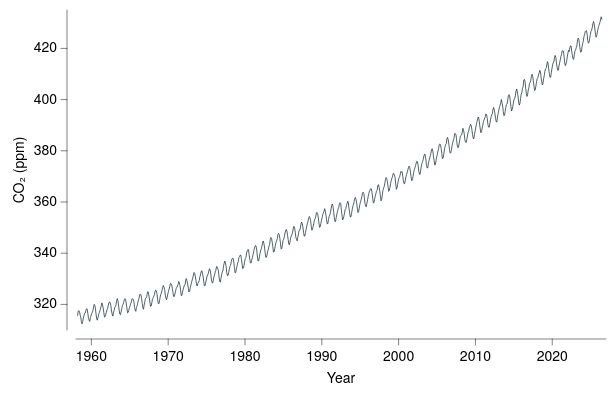

Vega-Lite specification stored for this chart:
### Vega-Lite specification from a JSON file in a GitHub repository (floating-point values rounded to 4 significant figures; data arrays with more than 128 entries replaced by an {"elided": "..."} marker saying what was removed)
{"background": null, "config": {"arc": {"fill": "#DBDBDB", "fillOpacity": 1.0, "innerRadius": 40.0, "padAngle": 0.03, "stroke": "black", "strokeOpacity": 1, "strokeWidth": 0.25}, "area": {"fill": "#DBDBDB", "fillOpacity": 1.0, "stroke": "black", "strokeOpacity": 1, "strokeWidth": 0.25}, "axis": {"domain": true, "domainCap": "round", "domainColor": "black", "domainWidth": 0.25, "grid": false, "gridCap": "round", "gridColor": "#F1F1F1", "gridDash": [0, 0], "gridOpacity": 1.0, "gridWidth": 0.25, "labelColor": "black", "labelFont": "Helvetica Neue, HelveticaNeue, Helvetica, Arial, sans-serif", "labelFontSize": 7, "labelFontStyle": "normal", "labelFontWeight": 400, "offset": 4.5, "ticks": true, "tickCap": "round", "tickColor": "black", "tickRound": false, "tickSize": 3, "tickWidth": 0.25, "titleColor": "black", "titleFont": "Helvetica Neue, HelveticaNeue, Helvetica, Arial, sans-serif", "titleFontSize": 7, "titleFontStyle": "normal", "titleFontWeight": 400}, "axisX": {"domain": true, "labelAlign": "center", "labelAngle": 0, "labels": true, "ticks": true, "translate": 0}, "axisY": {"domain": true, "labelAlign": "right", "labelAngle": 0, "labels": true, "ticks": true, "translate": 0}, "axisRight": {"domain": true, "labelAlign": "left", "labelAngle": 0, "labels": true, "ticks": true, "translate": 0}, "axisTop": {"domain": true, "labelAlign": "center", "labelAngle": 0, "labels": true, "ticks": true, "translate": 0}, "axisBand": {"tickOffset": 0}, "bar": {"fill": "#DBDBDB", "fillOpacity": 1.0, "stroke": "black", "strokeOpacity": 1, "strokeWidth": 0.25}, "boxplot": {"size": 14.4, "ticks": {"cornerRadius": 0.25, "fill": "black", "opacity": 1, "size": 7.2, "thickness": 0.25}, "box": {"fillOpacity": 1.0, "stroke": "black", "strokeOpacity": 1, "strokeWidth": 0.25}, "median": {"cornerRadius": 0, "fill": "black", "fillOpacity": 1.0, "opacity": 1, "size": 14.4, "thickness": 0.25}, "rule": {"fill": "black", "fillOpacity": 1.0, "size": 16.0, "stroke": "black", "strokeDash": [0, 0], "strokeOpacity": 1, "strokeWidth": 0.25}, "outliers": {"color": "black", "fill": "black", "fillOpacity": 1.0, "size": 0, "stroke": "black", "strokeOpacity": 1, "strokeWidth": 0.25}}, "circle": {"fill": "black", "fillOpacity": 1.0, "size": 2.0, "stroke": null, "strokeOpacity": 1, "strokeWidth": 0.25}, "errorband": {"band": {"fillOpacity": 0.6, "stroke": null, "strokeWidth": 0.25, "strokeOpacity": 1}, "borders": {"opacity": 0, "strokeOpacity": 0.25, "strokeWidth": 1}}, "errorbar": {"opacity": 1, "rule": {"strokeDash": [0, 0], "strokeWidth": 0.25}, "ticks": {"color": "black", "cornerRadius": 0.125, "opacity": 1, "size": 9.6, "thickness": 0.25}, "thickness": 0.25}, "font": "Helvetica Neue, HelveticaNeue, Helvetica, Arial, sans-serif", "geoshape": {"fill": "#DBDBDB", "fillOpacity": 1.0, "stroke": "black", "strokeOpacity": 1, "strokeWidth": 0.25}, "header": {"labelColor": "black", "labelFont": "Helvetica Neue, HelveticaNeue, Helvetica, Arial, sans-serif", "labelFontSize": 7, "labelFontStyle": "normal", "labelFontWeight": 400, "titleColor": "black", "titleFont": "Helvetica Neue, HelveticaNeue, Helvetica, Arial, sans-serif", "titleFontSize": 7, "titleFontStyle": "normal", "titleFontWeight": 400, "titlePadding": 0}, "legend": {"disable": false, "offset": 4.5, "titlePadding": 4, "labelOffset": 2, "gradientLabelOffset": 2, "gradientLength": 80.0, "gradientThickness": 8.0, "gradientOpacity": 1.0, "gradientStrokeColor": "black", "gradientStrokeWidth": 0.25, "labelColor": "black", "labelFont": "Helvetica Neue, HelveticaNeue, Helvetica, Arial, sans-serif", "labelFontSize": 7, "labelFontStyle": "normal", "labelFontWeight": 400, "strokeColor": "black", "strokeWidth": 0, "symbolSize": 42, "symbolStrokeColor": "black", "symbolStrokeWidth": 0.25, "titleColor": "black", "titleFont": "Helvetica Neue, HelveticaNeue, Helvetica, Arial, sans-serif", "titleFontSize": 7, "titleFontStyle": "normal", "titleFontWeight": 400}, "line": {"color": "black", "stroke": "black", "strokeCap": "round", "strokeDash": [0, 0], "strokeOpacity": 1, "strokeWidth": 0.375}, "point": {"filled": true, "fill": "#DBDBDB", "fillOpacity": 1.0, "size": 8.0, "stroke": "black", "strokeOpacity": 1, "strokeWidth": 0.25}, "range": {"category": ["#5CA7B1", "#CDDEF3", "#B7B3E4", "#B3DAB5", "#F5E1B3", "#3D727B", "#8AA8D2", "#867DAC", "#80A988", "#CBB17A", "#204148", "#59719A", "#584C77", "#507B5F", "#9D824D"], "diverging": {"scheme": ["#C35082", "#CE6D94", "#D989A7", "#E2A4BA", "#EABFCE", "#F1DBE2", "#F6F6F6", "#D7E0EB", "#B9CBE0", "#9BB6D5", "#7DA1C9", "#5F8CBD", "#4177B1"]}, "heatmap": {"scheme": ["#32022B", "#43044D", "#4C196E", "#4D338C", "#484DA6", "#3A68BB", "#1D83CA", "#1D9CCB", "#23B5C9", "#28CDC5", "#4DE0B4", "#91EE9F"]}, "ordinal": {"scheme": ["#F1F1F1", "#DBDBDB", "#C6C6C6", "#B2B2B2", "#9D9D9D", "#898989", "#767676", "#636363", "#515151", "#404040", "#2F2F2F", "#1F1F1F"]}, "ramp": {"scheme": ["#32022B", "#43044D", "#4C196E", "#4D338C", "#484DA6", "#3A68BB", "#1D83CA", "#1D9CCB", "#23B5C9", "#28CDC5", "#4DE0B4", "#91EE9F"]}}, "rule": {"color": "black", "stroke": "black", "strokeCap": "round", "strokeDash": [2, 2], "strokeOpacity": 1, "strokeWidth": 0.25}, "scale": {"bandPaddingInner": 0.1, "bandPaddingOuter": 0.1, "round": false}, "rect": {"fill": "#DBDBDB", "fillOpacity": 1.0, "stroke": "black", "strokeOpacity": 1, "strokeWidth": 0.25}, "square": {"fill": "#DBDBDB", "fillOpacity": 1.0, "size": 16.0, "stroke": "black", "strokeOpacity": 1, "strokeWidth": 0.25}, "text": {"color": "black", "font": "Helvetica Neue, HelveticaNeue, Helvetica, Arial, sans-serif", "fontSize": 7, "fontStyle": "normal", "fontWeight": 400}, "tick": {"color": "black", "cornerRadius": 0.125, "opacity": 1.0, "size": 14.4, "thickness": 0.25}, "title": {"anchor": "middle", "frame": "group", "color": "black", "font": "Helvetica Neue, HelveticaNeue, Helvetica, Arial, sans-serif", "fontSize": 7, "fontStyle": "normal", "fontWeight": 400, "subtitleColor": "black", "subtitleFont": "Helvetica Neue, HelveticaNeue, Helvetica, Arial, sans-serif", "subtitleFontSize": "Helvetica Neue, HelveticaNeue, Helvetica, Arial, sans-serif", "subtitleFontStyle": "normal", "subtitleFontWeight": 400}, "trail": {"color": "black", "opacity": 1, "size": 0.375}, "view": {"continuousWidth": 265, "continuousHeight": 160, "discreteWidth": 265, "discreteHeight": 160, "fill": null, "stroke": null, "strokeWidth": 0.25}}, "data": {"name": "data-d09b8b6b88d94b01a71a115fbf3ec98b"}, "mark": {"type": "line", "color": "#173137"}, "encoding": {"x": {"axis": {"format": "d"}, "field": "year", "scale": {"domain": [1958, 2027], "nice": false}, "title": "Year", "type": "quantitative"}, "y": {"field": "co2", "scale": {"domain": [310, 435], "nice": false}, "title": "CO₂ (ppm)", "type": "quantitative"}}, "$schema": "https://vega.github.io/schema/vega-lite/v6.4.1.json", "datasets": {"data-d09b8b6b88d94b01a71a115fbf3ec98b": {"elided": "820 records"}}}
